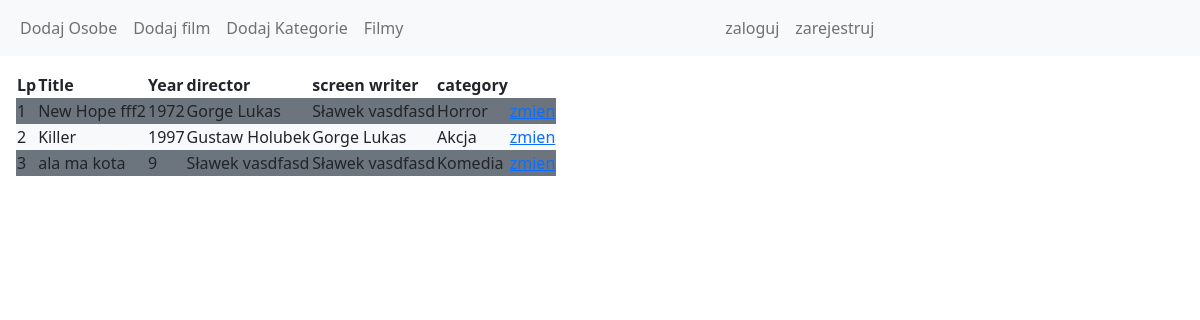
The app's page /movie_list/ with its own data.
### filmy/models.py (models this page shows, shortened)
class Film(models.Model):
    title = models.CharField(max_length=128)
    year = models.IntegerField()
    director = models.ForeignKey(Person, on_delete=models.CASCADE, related_name='directed')
    screenwriter = models.ForeignKey(Person, on_delete=models.CASCADE, related_name='written')
    category = models.ForeignKey(Category, on_delete=models.CASCADE)
    def get_absolute_url(self):
        return reverse('update_movie', args=(self.id, ))

class Person(models.Model):
    first_name = models.CharField(max_length=128)
    last_name = models.CharField(max_length=128)
    def __str__(self):
        return f"{self.first_name} {self.last_name}"

class Category(models.Model):
    name = models.CharField(max_length=125)
    def __str__(self):
        return self.name

### filmy/views.py (the view)
# urls.py: path('movie_list/', views.MovieListView.as_view(), name='movie_list'),
class MovieListView(ListView):
    model = Film
    template_name = 'Film_list_view.html'

### templates/Film_list_view.html
{% extends 'base.html' %}
{% block content %}
    <table>
    <tr>
        <th>Lp</th>
        <th>Title</th>
        <th>Year</th>
        <th>director</th>
        <th>screen writer</th>
        <th>category</th>
    </tr>
    {% for film in object_list %}
        <tr class="{% cycle 'bg-secondary' 'bg-light' %}">
        <td>{{ forloop.counter }}</td>
        <td>{{ film.title }}</td>
        <td>{{ film.year }}</td>
        <td>{{ film.director }}</td>
        <td>{{ film.screenwriter }}</td>
        <td>{{ film.category }}</td>
        <td><a href="{{ film.get_absolute_url }}">zmien</a> </td>
    </tr>
    {% endfor %}
    </table>
{% endblock %}

### templates/base.html (shortened to what this page needs)
{% load static %}
{% include 'header.html' %}
<body>
{% include 'top_navbar.html' %}
<div class="m-3">
{% block content %}
{% endblock %}
</div>
</body>
</html>

### templates/header.html (shortened to what this page needs)
{% load static %}
<!doctype html>
<html lang="en">
<head>
    <link href="{% static 'bootstrap-5.2.0-dist/css/bootstrap.css' %}" rel="stylesheet">
</head>

### accounts/templates/top_navbar.html
<nav class="navbar navbar-expand-lg bg-light">
    <div class="container-fluid">
        {% include 'links.html' %}
        {% include 'accounts/login_panel.html' %}
    </div>
</nav>

### templates/links.html
<div class="collapse navbar-collapse" id="navbarNav">
    <ul class="navbar-nav">
        <li class="nav-item">
            <a class="nav-link" href="{% url 'add_person' %}">Dodaj Osobe</a>
        </li>
        <li class="nav-item">
            <a class="nav-link" href="{% url 'add_movie' %}">Dodaj film</a>
        </li>
        <li class="nav-item">
            <a class="nav-link" href="{% url 'add_category' %}">Dodaj Kategorie</a>
        </li>
        <li class="nav-item">
            <a class="nav-link" href="{% url 'movie_list' %}">Filmy</a>
        </li>
    </ul>
</div>

### accounts/templates/accounts/login_panel.html
<div class="collapse navbar-collapse" id="navbarNav">
    <ul class="navbar-nav">
        {% if user.is_authenticated %}
            <li class="nav-item">
                <a class="nav-link" href="{% url 'logout' %}">wyloguj</a>
            </li>
        {% else %}
            <li class="nav-item">
                <a class="nav-link" href="{% url 'login' %}">zaloguj</a>
            </li>
            <li class="nav-item">
                <a class="nav-link" href="{% url 'add_user' %}">zarejestruj</a>
            </li>
        {% endif %}
    </ul>
</div>

### records on screen
Film: title "New Hope fff2", year "1972", director "Gorge Lukas", screenwriter "Sławek vasdfasd", category "Horror"
Film: title "Killer", year "1997", director "Gustaw Holubek", screenwriter "Gorge Lukas", category "Akcja"
Film: title "ala ma kota", year "9", director "Sławek vasdfasd", screenwriter "Sławek vasdfasd", category "Komedia"
